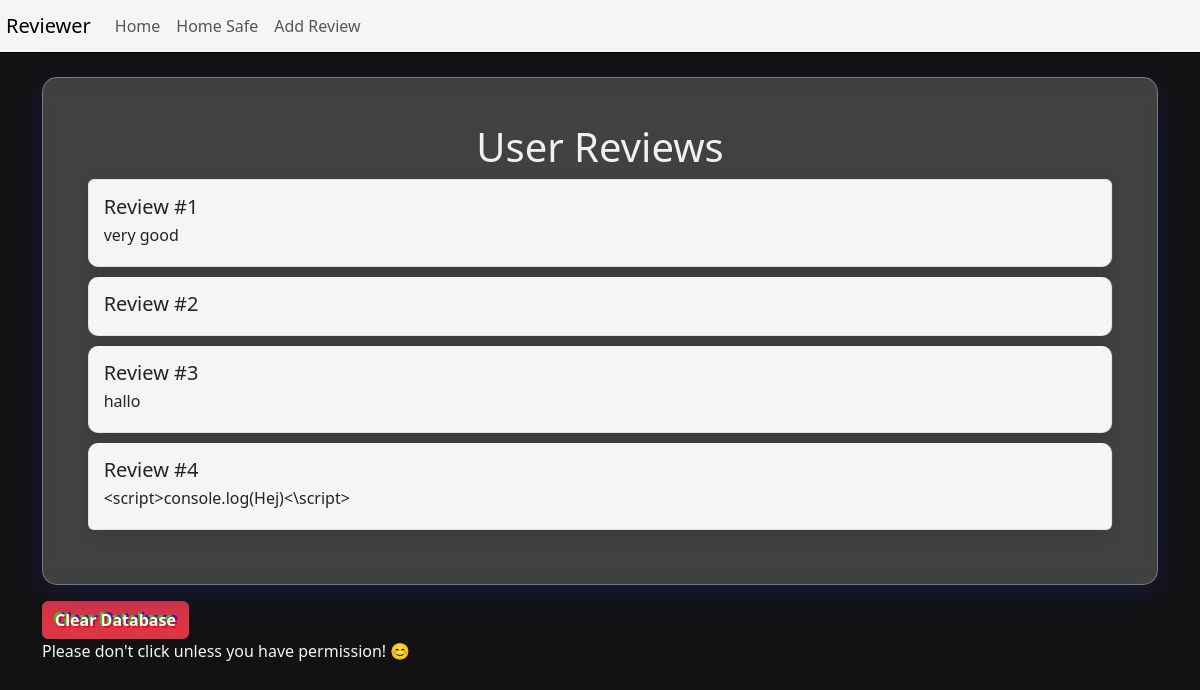
Before: / with the older database file.
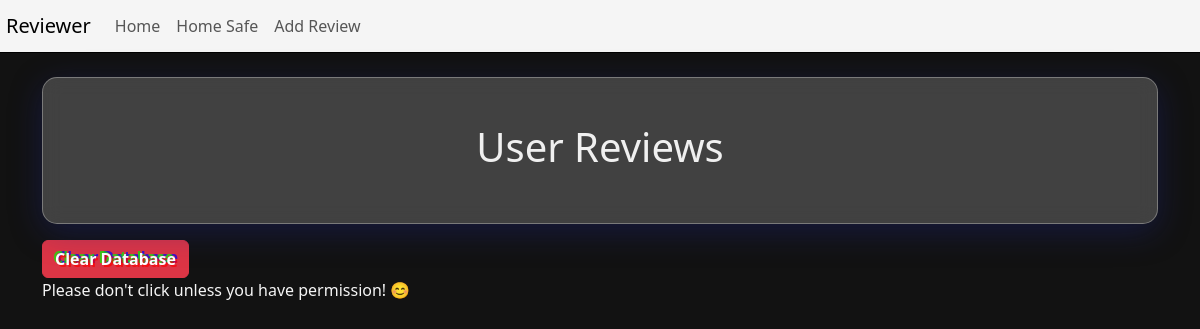
After: the same page with the newer database file.
### tables this page shows
CREATE TABLE reviews (
                id INTEGER PRIMARY KEY AUTOINCREMENT,
                content TEXT NOT NULL
            );

### app.py (the view)
@app.route('/')
def index():
    with get_db_connection() as conn:
        reviews = conn.execute('SELECT * FROM reviews').fetchall()
    return render_template('index.html', reviews=reviews)

### app.py (called while the page is built)
def get_db_connection():
    conn = sqlite3.connect('database.db')
    conn.row_factory = sqlite3.Row
    return conn

### templates/index.html
{% extends 'base.html' %}
{% block content %}
    <h1 class="text-center">User Reviews</h1>
    <div class="list-group">
        {% for review in reviews %}
            <div class="list-group-item">
                <h5 class="mb-1">Review #{{ review['id'] }}</h5>
                <p class="mb-1 review">{{ review['content']|safe }}</p>
            </div>
        {% endfor %}
    </div>
{% endblock %}

### templates/base.html (shortened to what this page needs)
<!DOCTYPE html>
<html lang="en">
<head>
    <link rel="stylesheet" href="https://cdn.jsdelivr.net/npm/bootstrap@5.3.0-alpha1/dist/css/bootstrap.min.css">
    <link rel="stylesheet" href="{{ url_for('static', filename='css/styles.css') }}">
</head>
<body>
    <nav class="navbar navbar-expand-lg">
        <a class="navbar-brand" href="/">Reviewer</a>
        <div class="collapse navbar-collapse">
            <ul class="navbar-nav mr-auto">
                <li class="nav-item">
                    <a class="nav-link" href="/">Home</a>
                </li>
                <li class="nav-item">
                    <a class="nav-link" href="/safe">Home Safe</a>
                </li>
                <li class="nav-item">
                    <a class="nav-link" href="/add">Add Review</a>
                </li>
            </ul>
        </div>
    </nav>
    <div class="container mt-4">
        <div class="mainContainer">
            {% block content %}
            {% endblock %}
        </div>
        <form action="/clear_database" method="POST">
            <button type="submit" class="btn btn-danger mt-3 rgb-text">Clear Database</button>
            <p style="color: whitesmoke;">Please don't click unless you have permission! 😊</p>
        </form>
    </div>
</body>
</html>

### static/css/styles.css (style rules this page uses)
body { background-color: #121212; color: #f0f0f0; }
.mainContainer { background: rgba(255, 255, 255, 0.2); border: 1px solid rgba(255, 255, 255, 0.3); backdrop-filter: blur(10px); border-radius: 15px; padding: 4%; box-shadow: 0 8px 32px 0 rgba(31, 38, 135, 0.37); transition: transform 0.3s ease-in-out; }
.navbar { background-color: whitesmoke; border-bottom: black 1px solid; padding: 0.5%; }
.rgb-text { font-size: 1em; font-weight: bold; color: white; animation: rgbAnimation 1.5s infinite; text-shadow: 2px 2px 0 rgba(255, 0, 0, 0.7), -2px -2px 0 rgba(0, 255, 0, 0.7), 2px -2px 0 rgba(0, 0, 255, 0.7); }

Changed rows visible on the page:
removed reviews: id "1", content "very good"
removed reviews: id "2"
removed reviews: id "3", content "hallo"
removed reviews: id "4", content "<script>console.log(Hej)<\\script>"
